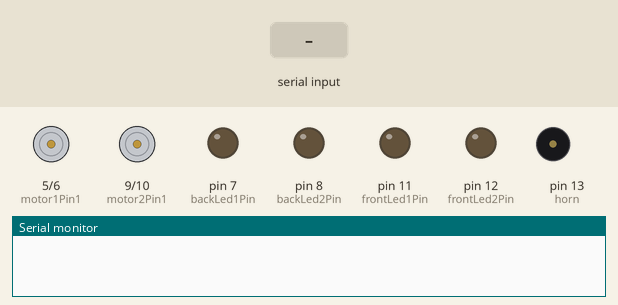
Bench run of a sketch on a simulated Arduino Uno, built with avr-gcc and run on an emulated ATmega328P. Parts: motor-driver pin pairs drawn as motors (green arrow = first pin HIGH = forward, orange = second pin HIGH = backward, longer = more drive), output pins drawn as LEDs (lit = HIGH), buzzer (waves = sounding, pin HIGH), the last lines printed to the serial monitor. The test bench sets the inputs (shaded band).

Above: at 1.2 s.
1.3 s: "1" received over the second serial link
At 1.9 s:
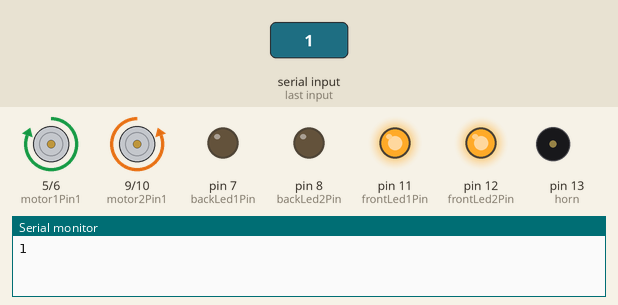
2.8 s: "2" received over the second serial link
At 4.0 s:
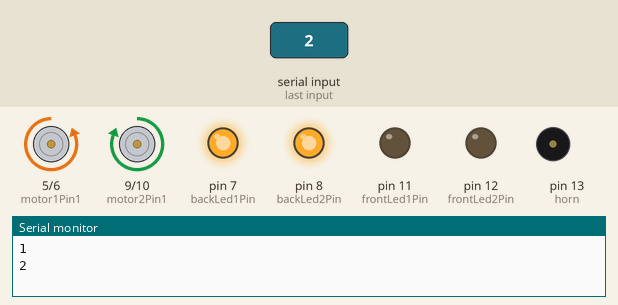
4.3 s: "3" received over the second serial link
At 5.4 s:
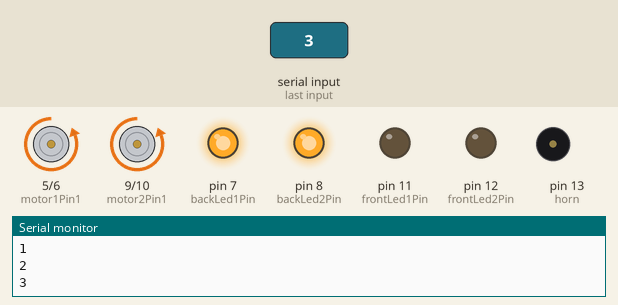
5.8 s: "4" received over the second serial link
At 6.5 s:
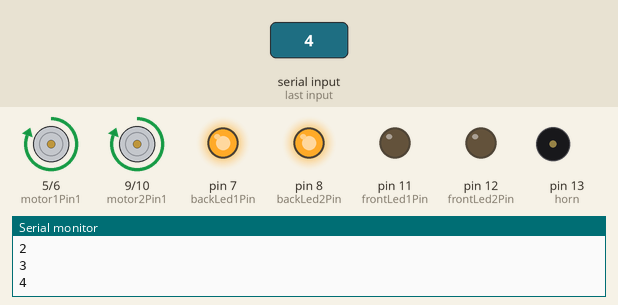
7.3 s: "5" received over the second serial link
At 7.7 s:
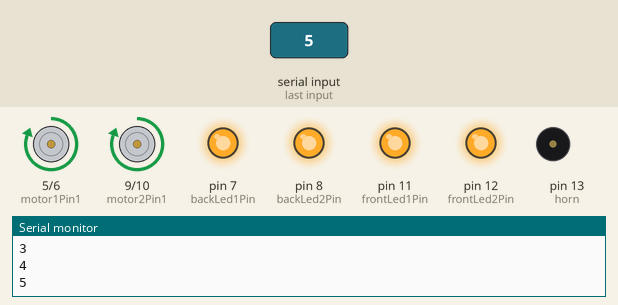
8.8 s: "6" received over the second serial link
At 10.0 s:
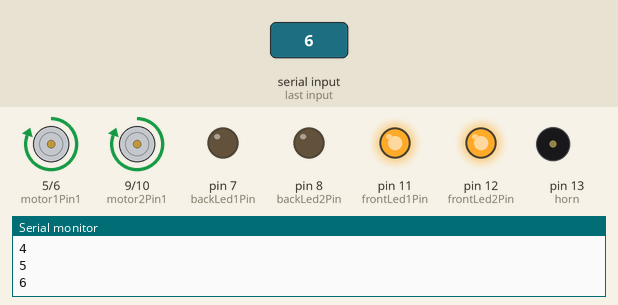
Timing chart, 0 to 11.3 s (numbered marks = the images above; inputs shaded):
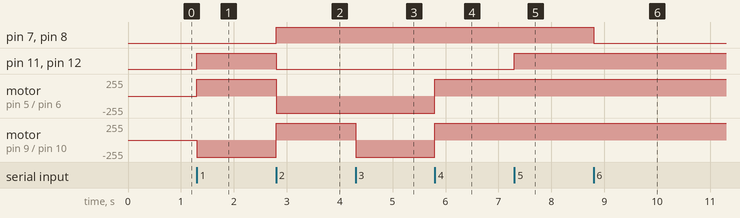

Measured:
- after the input at 1.3 s, pin 11 (frontLed1Pin), pin 12 (frontLed2Pin): LOW → HIGH at once; motor on pin 5 (motor1Pin1) / pin 6 (motor1Pin2): stopped → forward 255/255 at once; motor on pin 9 (motor2Pin1) / pin 10 (motor2Pin2): stopped → backward 255/255 at once
- after the input at 2.8 s, pin 7 (backLed1Pin), pin 8 (backLed2Pin): LOW → HIGH at once; pin 11 (frontLed1Pin), pin 12 (frontLed2Pin): HIGH → LOW at once; motor on pin 5 (motor1Pin1) / pin 6 (motor1Pin2): forward 255/255 → backward 255/255 at once; motor on pin 9 (motor2Pin1) / pin 10 (motor2Pin2): backward 255/255 → forward 255/255 at once
- after the input at 4.3 s, motor on pin 9 (motor2Pin1) / pin 10 (motor2Pin2): forward 255/255 → backward 255/255 at once
- after the input at 5.8 s, motor on pin 5 (motor1Pin1) / pin 6 (motor1Pin2), motor on pin 9 (motor2Pin1) / pin 10 (motor2Pin2): backward 255/255 → forward 255/255 at once
- after the input at 7.3 s, pin 11 (frontLed1Pin), pin 12 (frontLed2Pin): LOW → HIGH at once
- after the input at 8.8 s, pin 7 (backLed1Pin), pin 8 (backLed2Pin): HIGH → LOW at once

The sketch:

reyax_car_ryb080I_BLE.ino
```cpp
// Code by : ScitiveX
// Arduino Wireless BLE car using REYAX RYB080I_Lite Module
//
//    ___              _      _        _                    __  __
//   / __|    __      (_)    | |_     (_)    __ __    ___   \ \/ /
//   \__ \   / _|     | |    |  _|    | |    \ V /   / -_)   >  <
//   |___/   \__|_   _|_|_   _\__|   _|_|_   _\_/_   \___|  /_/\_\
// _|"""""|_|"""""|_|"""""|_|"""""|_|"""""|_|"""""|_|"""""|_|"""""|
// "`-0-0-'"`-0-0-'"`-0-0-'"`-0-0-'"`-0-0-'"`-0-0-'"`-0-0-'"`-0-0-'

// Video Link - https://youtu.be/uq7WTr2jQmE

// Libraries
#include <SoftwareSerial.h>

// Create a SoftwareSerial object for the RX (receive) and TX (transmit) pins
SoftwareSerial mySerial(2, 3);

const int horn = 13;

// motor pins
const int motor1Pin1 = 5;
const int motor1Pin2 = 6;
const int motor2Pin1 = 9;
const int motor2Pin2 = 10;

// LED pins
const int frontLed1Pin = 11;
const int frontLed2Pin = 12;
const int backLed1Pin = 7;
const int backLed2Pin = 8;

const int blinkInterval = 100;

void setup() {
  Serial.begin(9600);

  // Set the baud rate for the SoftwareSerial object
  mySerial.begin(9600);


  pinMode(motor1Pin1, OUTPUT);
  pinMode(motor1Pin2, OUTPUT);
  pinMode(motor2Pin1, OUTPUT);
  pinMode(motor2Pin2, OUTPUT);


  pinMode(frontLed1Pin, OUTPUT);
  pinMode(frontLed2Pin, OUTPUT);
  pinMode(backLed1Pin, OUTPUT);
  pinMode(backLed2Pin, OUTPUT);

  pinMode(horn, OUTPUT);

  alloff();
}

void loop() {

  if (mySerial.available()) {
    // Read the incoming byte
    char incomingByte = mySerial.read();
    Serial.println(incomingByte);
    // Serial.println(incomingByte);

    switch (incomingByte) {
      case '1':
        // Forward
        digitalWrite(motor1Pin1, HIGH);
        digitalWrite(motor1Pin2, LOW);

        digitalWrite(motor2Pin1, LOW);
        digitalWrite(motor2Pin2, HIGH);

        digitalWrite(frontLed1Pin, HIGH);
        digitalWrite(frontLed2Pin, HIGH);
        digitalWrite(backLed1Pin, LOW);
        digitalWrite(backLed2Pin, LOW);


        break;
      case '2':
        // Backward
        digitalWrite(motor1Pin1, LOW);
        digitalWrite(motor1Pin2, HIGH);

        digitalWrite(motor2Pin1, HIGH);
        digitalWrite(motor2Pin2, LOW);

        digitalWrite(backLed1Pin, HIGH);
        digitalWrite(backLed2Pin, HIGH);
        digitalWrite(frontLed1Pin, LOW);
        digitalWrite(frontLed2Pin, LOW);

        break;
      case '3':
        // Left
        digitalWrite(motor1Pin1, LOW);
        digitalWrite(motor1Pin2, HIGH);
        digitalWrite(motor2Pin1, LOW);
        digitalWrite(motor2Pin2, HIGH);
        //blinkDipperLeft();

        break;
      case '4':
        // Right
        digitalWrite(motor1Pin1, HIGH);
        digitalWrite(motor1Pin2, LOW);
        digitalWrite(motor2Pin1, HIGH);
        digitalWrite(motor2Pin2, LOW);
        //blinkDipperRight();
        break;
      case '5':
        // Turn front lights on or off
        if (digitalRead(frontLed1Pin) == LOW) {
          digitalWrite(frontLed1Pin, HIGH);
          digitalWrite(frontLed2Pin, HIGH);
        } else {

          // Turn off the front lights
          digitalWrite(frontLed1Pin, LOW);
          digitalWrite(frontLed2Pin, LOW);
        }
        break;
      case '6':
        // Turn back lights on or off
        if (digitalRead(backLed1Pin) == LOW) {
          digitalWrite(backLed1Pin, HIGH);
          digitalWrite(backLed2Pin, HIGH);
        } else {
          // Turn off the back lights
          digitalWrite(backLed1Pin, LOW);
          digitalWrite(backLed2Pin, LOW);
        }
        break;

      case '7':
        // Turn back lights on or off
        alloff();
        break;

      case '8':
        digitalWrite(horn, HIGH);
        delay(10);
        break;
      case '9':
        digitalWrite(horn, LOW);
        delay(10);
        break;
      default :
        alloff();
        break;
    }
  }
}

void blinkDipperLeft() {
  // Blink the left dipper
  digitalWrite(backLed1Pin, HIGH);
  digitalWrite(backLed2Pin, LOW);
  delay(blinkInterval);
  digitalWrite(backLed1Pin, LOW);
  digitalWrite(backLed2Pin, LOW);
  delay(blinkInterval);
}

void blinkDipperRight() {
  // Blink the right dipper
  digitalWrite(backLed1Pin, LOW);
  digitalWrite(backLed2Pin, HIGH);
  delay(blinkInterval);
  digitalWrite(backLed1Pin, LOW);
  digitalWrite(backLed2Pin, LOW);
  delay(blinkInterval);
}

void alloff(void) {
  digitalWrite(motor1Pin1, LOW);
  digitalWrite(motor1Pin2, LOW);
  digitalWrite(motor2Pin1, LOW);
  digitalWrite(motor2Pin2, LOW);
  delay(10);
}
```
